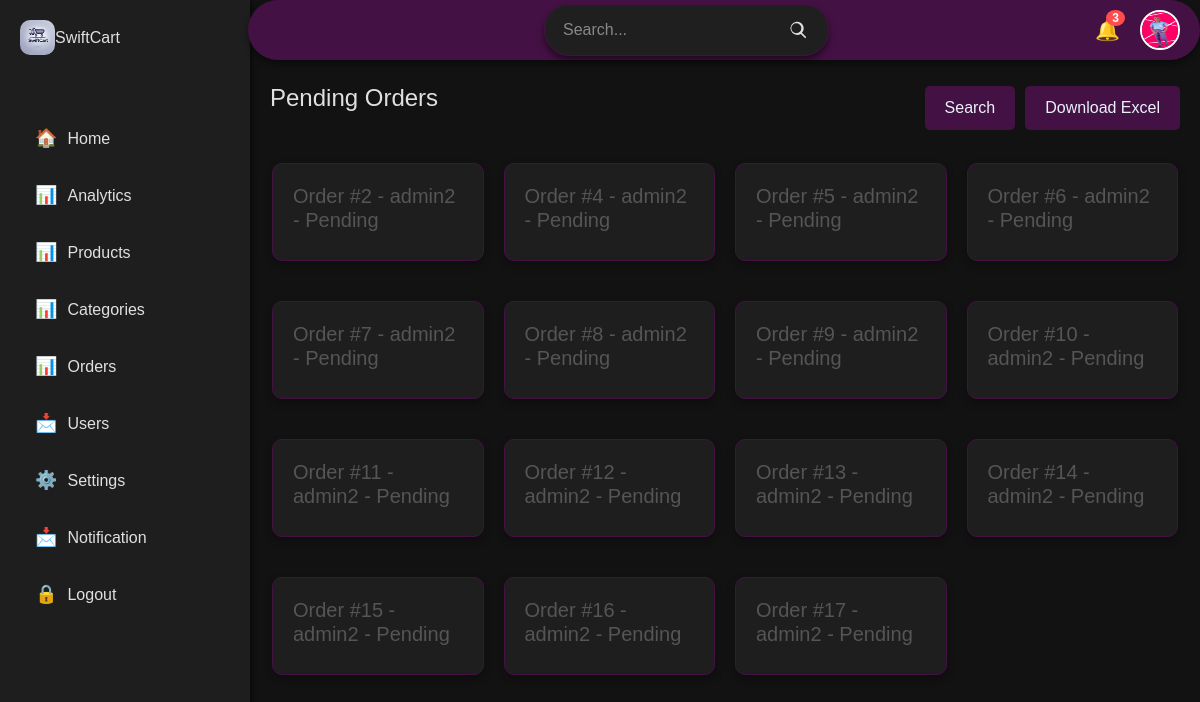
/dashboard/pending-orders (signed in), run on the app's committed database.
### Auth/models.py (models this page shows, shortened)
class Profile(models.Model):
    user = models.OneToOneField(User, on_delete=models.CASCADE, related_name='profile')
    full_name = models.CharField(max_length=255, null=True, blank=True)
    photo = models.ImageField(upload_to='profile_images/', null=True, blank=True)
    phone_number = models.CharField(max_length=15, blank=True, null=True)
    address = models.CharField(max_length=255, blank=True, null=True)
    city = models.CharField(max_length=100, blank=True, null=True)
    state = models.CharField(max_length=100, blank=True, null=True)
    postal_code = models.CharField(max_length=20, null=True, blank=True)
    country = models.CharField(max_length=100, blank=True, null=True)
    date_of_birth = models.DateField(blank=True, null=True)
    bio = models.TextField(blank=True, null=True)

### payment/models.py (models this page shows, shortened)
class Order(models.Model):
    STATUS_CHOICES = [
        ('Pending', 'Pending'),
        ('Processing', 'Processing'),
        ('Shipped', 'Shipped'),
        ('Delivered', 'Delivered'),
        ('Cancelled', 'Cancelled'),
    ]
    user = models.ForeignKey(User, on_delete=models.CASCADE, related_name='orders', null=True, blank=True)
    session_key = models.CharField(max_length=255, null=True, blank=True)
    reference = models.CharField(max_length=100, unique=True)
    full_name = models.CharField(max_length=255, null=True)
    email = models.CharField(max_length=255, default='')
    shipping_address = models.CharField(max_length=255, null=True,)
    amount_paid = models.DecimalField(max_digits=10, decimal_places=2, default=0.0)
    status = models.CharField(max_length=20, choices=STATUS_CHOICES, default='Pending')
    date_ordered = models.DateTimeField(auto_now_add=True)
    updated_at = models.DateTimeField(auto_now=True)
    def __str__(self):
        if self.user:
            return f"Order #{self.id} - {self.user.username} - {self.status}"
        else:
            return f"Order #{self.id} - Guest - {self.status}"

### dashboard/views.py (the view)
# urls.py: path('pending-orders', views.pending_orders, name='pending-orders'),
def pending_orders(request):
    pending_orders = Order.objects.filter(status__iexact='pending')
    return render(request, 'dashboard/pending_orders.html', {'orders':pending_orders})

### dashboard/templates/dashboard/pending_orders.html (shortened to what this page needs)
{% extends 'dashboard/base.html' %}
{% load static %}
{% block content %}
<main class="main-content">
    <div class="header" style="margin-top: 4rem;">
        <h2>Pending Orders</h2>
        <div class="actions">
          <a href="{% url 'search-order' %}" class="btn add-user " id="searchbtn">Search</a>
          <a href="{% url 'download_orders_excel' %}" class="btn add-user" >Download Excel</a>
        </div>
      </div>
    <section class="analytics order">
        {% for order in orders %}
        <a href="{% url 'order' order.id %}" style="text-decoration: none;">
            <div class="card" style="min-height: 80px;">
                <h3>{{order}}</h3>
            </div>
        </a>
        {% endfor %}
    </section>
</main>
{% endblock %}

### dashboard/templates/dashboard/base.html (shortened to what this page needs)
{% load static %}
<!DOCTYPE html>
<html lang="en">
<head>
  <link rel="stylesheet" href="https://cdnjs.cloudflare.com/ajax/libs/font-awesome/6.0.0-beta3/css/all.min.css">
  <link href="https://cdn.jsdelivr.net/npm/bootstrap@5.3.3/dist/css/bootstrap.min.css" rel="stylesheet"
>
  <link rel="stylesheet" href="{% static 'assets/css/dashboard.css' %}">
</head>
<body>
  {% block aside %}
  <aside class="sidebar" id="sidebar">
    <div class="logo">
      <div class="brand logo" style="align-items: center;">
        <img src="{% static 'assets/images/swiftcart logo.webp' %}" alt="Company Logo"
          style="width: 35px; border-radius: 10px; ">
        <a href="{% url 'dashboard' %}" class="brand" style="text-decoration: none; color: #e0e0e0;">SwiftCart</a>
      </div>
    </div>
    <nav class="nav">
      <a href="{% url 'dashboard' %}" class="nav-item">
        <span class="nav-icon">🏠</span>
        <span class="nav-text">Home</span>
      </a>
      <a href="{% url 'reports' %}" class="nav-item">
        <span class="nav-icon">📊</span>
        <span class="nav-text">Analytics</span>
      </a>
      <a href="{% url 'products' %}" class="nav-item">
        <span class="nav-icon">📊</span>
        <span class="nav-text">Products</span>
      </a>
      <a href="{% url 'categories' %}" class="nav-item">
        <span class="nav-icon">📊</span>
        <span class="nav-text">Categories</span>
      </a>
      <div class="order-ui nav-item">
        <span class="nav-icon">📊</span>
        <span class="nav-text order-ui">Orders</span>
      </div>
      <a href="{% url 'users' %}" class="nav-item">
        <span class="nav-icon">📩</span>
        <span class="nav-text">Users</span>
      </a>
      <a href="{% url 'settings' %}" class="nav-item">
        <span class="nav-icon">⚙️</span>
        <span class="nav-text">Settings</span>
      </a>
      <a href="{% url 'users' %}" class="nav-item">
        <span class="nav-icon">📩</span>
        <span class="nav-text">Notification</span>
      </a>
      <a href="{% url 'logout' %}" class="nav-item">
        <span class="nav-icon">🔒</span>
        <span class="nav-text">Logout</span>
      </a>
    </nav>
  </aside>
  {% endblock %}
  {% block header %}
  <header class="main-header" style="display: flex; justify-content: space-between;">
    <div class="action toggler">
      <span id="opennav" onclick="openBar()" style="padding: 5px; width: 32px;">
      </span>
      <span id="closebar" onclick="closeBar()" style="padding: 5px; width: 32px;">
      </span>
    </div>
    <form action="{% url 'all-search' %}" method="get" class="search-container">
      <input type="search" placeholder="Search..." class="search-input" name="q">
      <button type="submit" class="search-button">
        <svg xmlns="http://www.w3.org/2000/svg" viewBox="0 0 24 24" width="24" height="24">
          <path
            d="M10 2a8 8 0 105.293 14.707l4.707 4.707a1 1 0 001.414-1.414l-4.707-4.707A8 8 0 0010 2zM4 10a6 6 0 1112 0 6 6 0 01-12 0z" />
        </svg>
      </button>
    </form>
    <div class="header-right">
      <div class="notification">
        <span class="icon">🔔</span>
        <span class="badge">3</span>
      </div>
      <div class="user-profile">
        <img src="{{request.user.profile.photo.url}}" alt="User Avatar" class="avatar">
      </div>
  </header>
  {% endblock %}
  {% block content %}
  {% endblock %}
</body>
</html>

### static/assets/css/dashboard.css (style rules this page uses)
* { margin: 0; padding: 0; box-sizing: border-box; }
body { font-family: 'Arial', sans-serif; background-color: #121212; color: #e0e0e0; }
.sidebar { width: 250px; min-height: 100vh; position: fixed; display: flex; flex-direction: column; }
.sidebar { width: 250px; background-color: #1e1e1e; padding: 20px; box-shadow: 2px 0 5px rgba(0, 0, 0, 0.5); }
.logo { text-align: center; margin-bottom: 30px; display: flex; }
.nav { display: flex; flex-direction: column; }
.nav-item { display: flex; align-items: center; text-decoration: none; color: #e0e0e0; padding: 10px 15px; border-radius: 8px; margin-bottom: 10px; transition: background 0.3s ease, color 0.3s ease; }
.nav-icon { margin-right: 10px; font-size: 18px; }
.nav-text { font-size: 16px; }
.header-right { display: flex; align-items: center; gap: 20px; }
.notification { position: relative; cursor: pointer; }
.notification .icon { font-size: 20px; }
.notification .badge { position: absolute; top: -5px; right: -5px; background-color: #ff4d4d; color: #fff; font-size: 12px; border-radius: 50%; padding: 2px 6px; font-weight: bold; }
.user-profile { position: relative; cursor: pointer; }
.user-profile .avatar { width: 40px; height: 40px; border-radius: 50%; border: 2px solid #fff; transition: transform 0.2s ease; }
.order-ui { position: relative; cursor: pointer; }
.main-content { margin-left: 250px; padding: 20px; }
.main-header { padding: 20px; background-color: #414; color: #eaf2f8; box-shadow: 0 4px 6px rgba(0, 0, 0, 0.4); position: fixed; left: 15.5rem; right: 0; top: 0; z-index: 100; height: 60px; display: flex; align-items: center; border-radius: 30px }
.analytics { display: flex; gap: 20px; margin: 2px; }
.analytics.order { display: grid; grid-template-columns: 1fr 1fr 1fr 1fr; }
.card { text-align: left; flex: 1; background-color: #1e1e1e; border: 1px solid #414; border-radius: 10px; padding: 20px; margin: 10px 0; box-shadow: 0 4px 8px rgba(0, 0, 0, 0.3); color: #e0e0e0; transition: transform 0.2s ease, box-shadow 0.2s ease; }
.analytics .card { max-height: 100px; }
.card h3 { font-size: 20px; color: #555; }
section { margin: 20px 0; }
h2 { font-size: 24px; margin-bottom: 20px; }
.header { display: flex; justify-content: space-between; align-items: center; margin-bottom: 20px; }
.header h2 { font-size: 24px; }
.actions { display: flex; align-items: center; gap: 10px; }
.btn { padding: 10px 20px; background-color: #414; color: #eaf2f8; border: none; border-radius: 5px; cursor: pointer; }

### dashboard/templates/dashboard/base.html (style rules this page uses)
.search-container { display: flex; align-items: center; background-color: #1f1f1f; border: 1px solid #414; border-radius: 25px; padding: 5px 10px; box-shadow: 0 4px 6px rgba(0, 0, 0, 0.5); }
.search-input { border: none; outline: none; padding: 8px; font-size: 16px; flex: 1; outline: none; border-radius: 25px 0 0 25px; background-color: #1f1f1f; color: #e0e0e0; }
.search-button { background: none; border: none; outline: none; cursor: pointer; padding: 0 10px; border-radius: 0 25px 25px 0; display: flex; align-items: center; justify-content: center; }
.search-button svg { fill: #e0e0e0; width: 20px; height: 20px; transition: fill 0.3s ease; }
.search-input::placeholder { color: #888; }

### data on the page
Order: user+id+status "Order #2 - admin2 - Pending"
Order: user+id+status "Order #4 - admin2 - Pending"
Order: user+id+status "Order #5 - admin2 - Pending"
Order: user+id+status "Order #6 - admin2 - Pending"
Order: user+id+status "Order #7 - admin2 - Pending"
Order: user+id+status "Order #8 - admin2 - Pending"
Order: user+id+status "Order #9 - admin2 - Pending"
Order: user+id+status "Order #10 - admin2 - Pending"
Order: user+id+status "Order #11 - admin2 - Pending"
Order: user+id+status "Order #12 - admin2 - Pending"
Order: user+id+status "Order #13 - admin2 - Pending"
Order: user+id+status "Order #14 - admin2 - Pending"
Order: user+id+status "Order #15 - admin2 - Pending"
Order: user+id+status "Order #16 - admin2 - Pending"
Order: user+id+status "Order #17 - admin2 - Pending"
